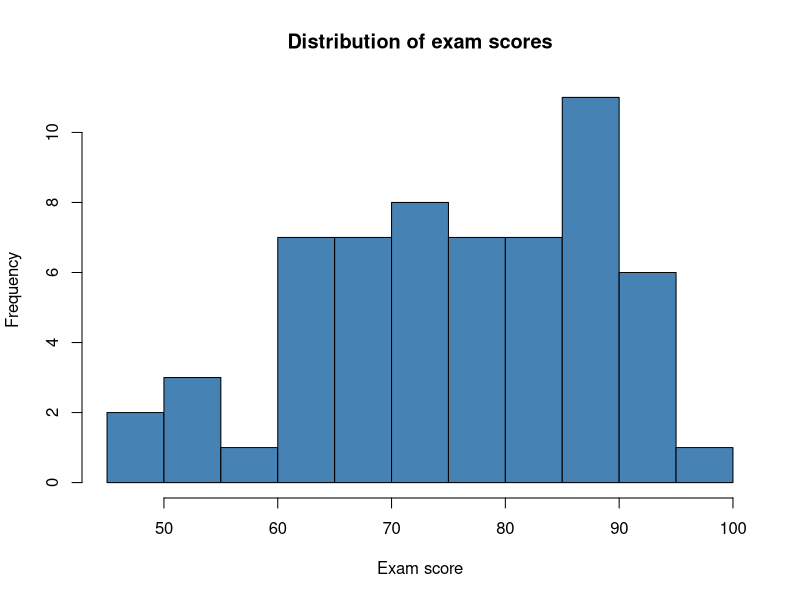
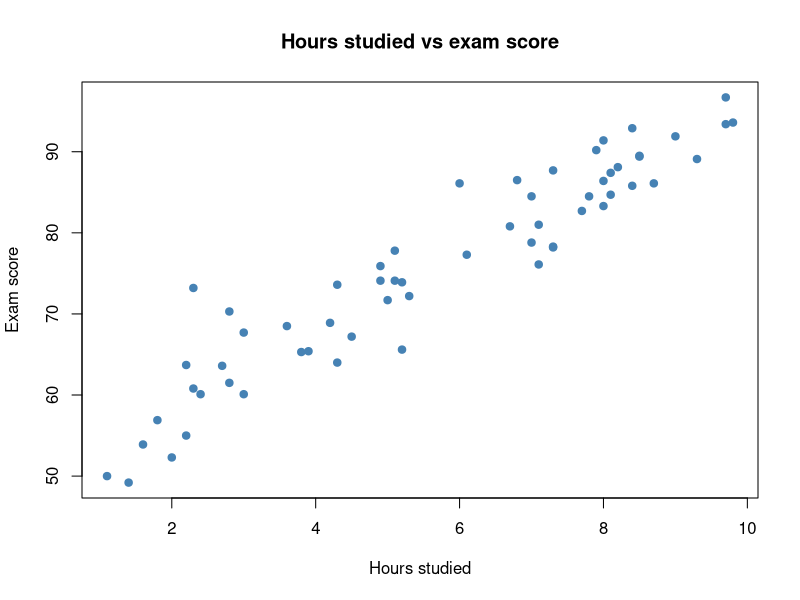
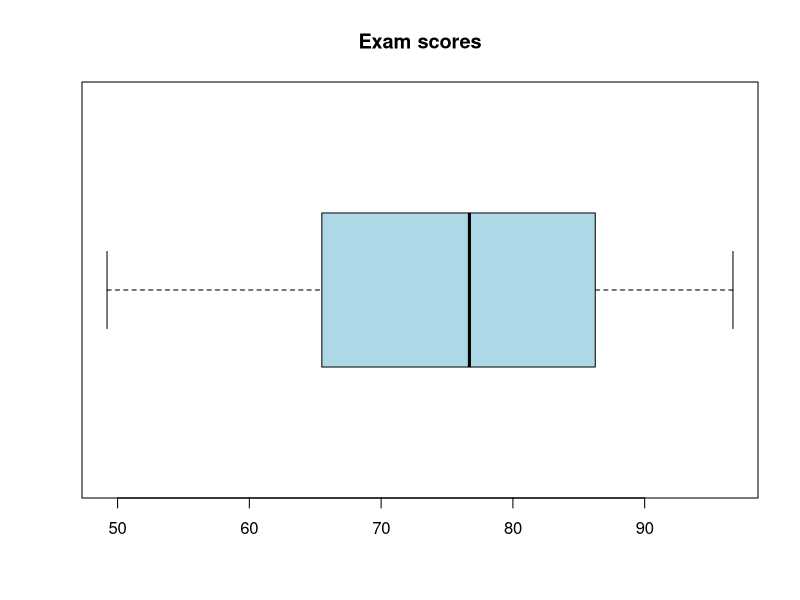
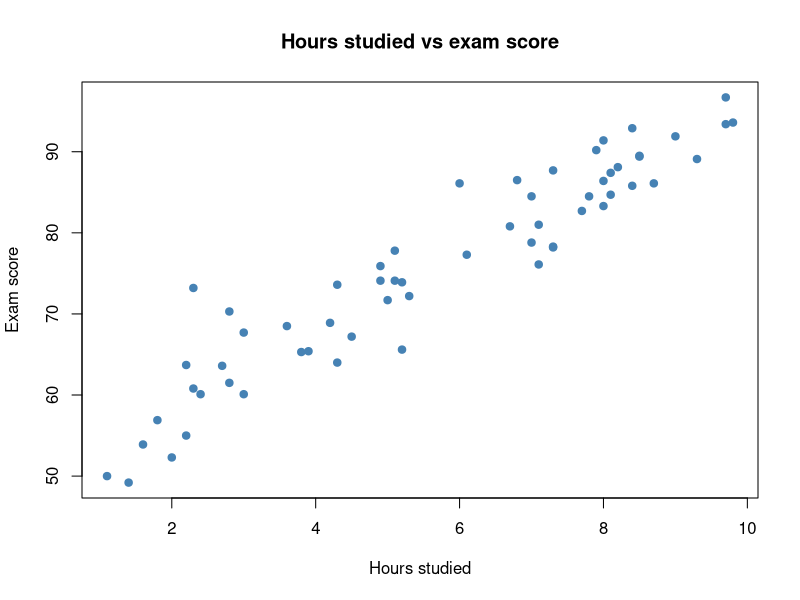
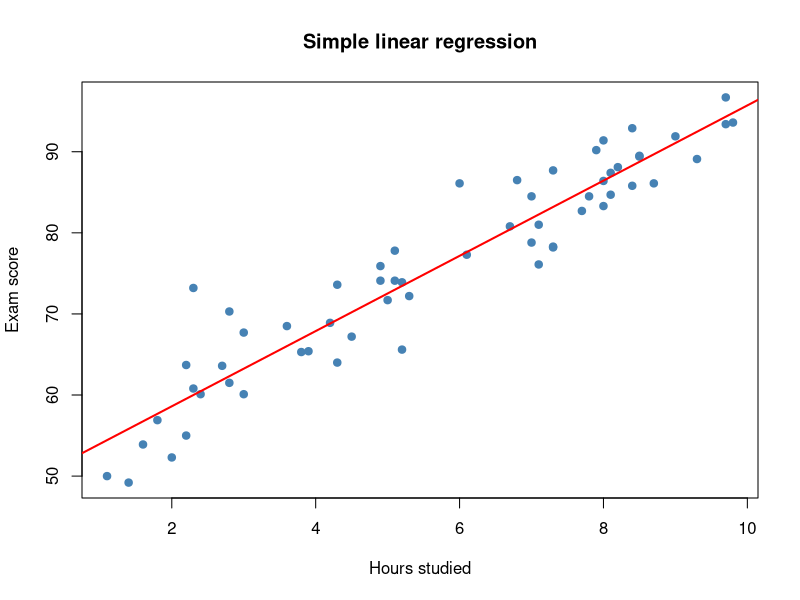
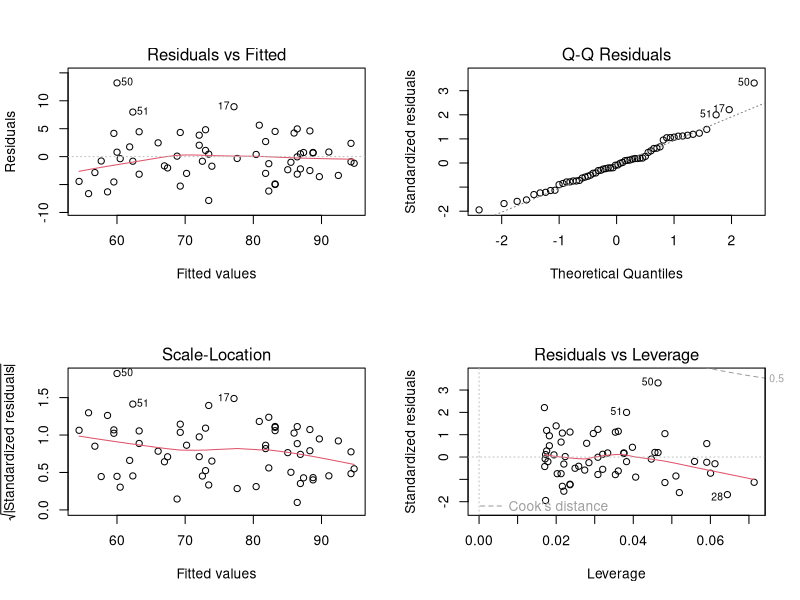
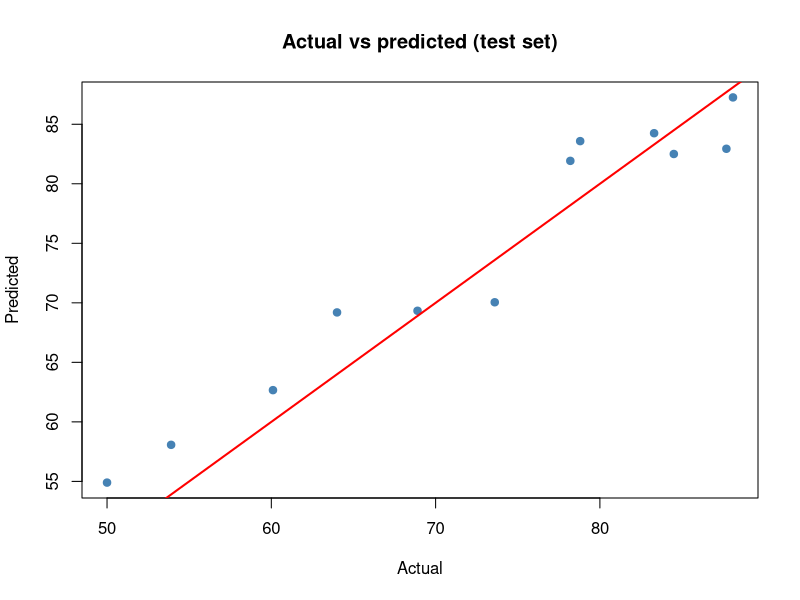

R code for these plots, in order:
## ---- chunk 1
knitr::opts_chunk$set(echo = TRUE)
library(tidyverse)
## ---- chunk 2
dfm <- read.csv("student_scores.csv")

head(dfm)          # first 6 rows
str(dfm)           # variable types
summary(dfm)       # min, quartiles, mean, max for each column
colSums(is.na(dfm))

## ---- chunk 3
head(dfm) 
## ---- chunk 4
str(dfm)   
## ---- chunk 5
summary(dfm)

## ---- chunk 6
colSums(is.na(dfm))
## ---- chunk 7
hist(dfm$exam_score,
     main = "Distribution of exam scores",
     xlab = "Exam score", col = "steelblue")

plot(dfm$hours_studied, dfm$exam_score,
     main = "Hours studied vs exam score",
     xlab = "Hours studied", ylab = "Exam score",
     pch = 19, col = "steelblue")
## ---- chunk 8

boxplot(dfm$exam_score, horizontal = TRUE,
        main = "Exam scores", col = "lightblue")
plot(dfm$hours_studied, dfm$exam_score,
     main = "Hours studied vs exam score",
     xlab = "Hours studied", ylab = "Exam score",
     pch = 19, col = "steelblue")

## ---- chunk 9
# Correlation: strength and direction of the linear relationship
cor(dfm$hours_studied, dfm$exam_score)
## ---- chunk 10
# Correlation matrix for all numeric predictors
cor(dfm[, c("hours_studied", "sleep_hours",
           "attendance_pct", "exam_score")])
## ---- chunk 11
# Model: exam_score = b0 + b1 * hours_studied + error
model1 <- lm(exam_score ~ hours_studied, data = dfm)

summary(model1)   # coefficients, R-squared, F-test, p-values
coef(model1)      # just the intercept and slope
confint(model1)   # 95% confidence intervals for coefficients

# Draw the fitted line on the scatter plot
plot(dfm$hours_studied, dfm$exam_score,
     main = "Simple linear regression",
     xlab = "Hours studied", ylab = "Exam score",
     pch = 19, col = "steelblue")
abline(model1, col = "red", lwd = 2)

## ---- chunk 12
new_students <- data.frame(hours_studied = c(2, 5, 8))

# Predicted mean score, with a 95% prediction interval
predict(model1, newdata = new_students, interval = "prediction")
## ---- chunk 13
#  ASSUMPTIONS (residual diagnostics)
par(mfrow = c(2, 2))   # 2x2 grid of plots
plot(model1)
par(mfrow = c(1, 1))   # reset

# 1) Residuals vs Fitted : random cloud around 0 -> linearity OK
# 2) Normal Q-Q          : points on the line     -> normal errors
# 3) Scale-Location      : flat band              -> constant variance
# 4) Residuals vs Leverage: no point beyond Cook's distance lines

shapiro.test(residuals(model1))   # p > 0.05 -> residuals look normal

## ---- chunk 14
#MULTIPLE LINEAR REGRESSION (several predictors) -----------
# Model: exam_score = b0 + b1*hours + b2*sleep + b3*attendance
model2 <- lm(exam_score ~ hours_studied + sleep_hours + attendance_pct,
             data = dfm)

summary(model2)
confint(model2)

# Compare the two models
anova(model1, model2)   # does adding predictors improve the fit?
AIC(model1, model2)     # lower is better
BIC(model1, model2)     # lower is better
## ---- chunk 15

set.seed(123)
train_idx <- sample(seq_len(nrow(dfm)), size = 0.8 * nrow(dfm))
train <- dfm[train_idx, ]
test  <- dfm[-train_idx, ]

model_train <- lm(exam_score ~ hours_studied + sleep_hours + attendance_pct,
                  data = train)
pred <- predict(model_train, newdata = test)

rmse <- sqrt(mean((test$exam_score - pred)^2))   # typical error size
mae  <- mean(abs(test$exam_score - pred))
r2_test <- 1 - sum((test$exam_score - pred)^2) /
               sum((test$exam_score - mean(test$exam_score))^2)

cat("Test RMSE:", round(rmse, 2), "\n")
cat("Test MAE :", round(mae, 2), "\n")
cat("Test R2  :", round(r2_test, 3), "\n")

# Actual vs predicted: points should sit near the diagonal
plot(test$exam_score, pred,
     xlab = "Actual", ylab = "Predicted",
     main = "Actual vs predicted (test set)", pch = 19, col = "steelblue")
abline(0, 1, col = "red", lwd = 2)

## ---- chunk 16
